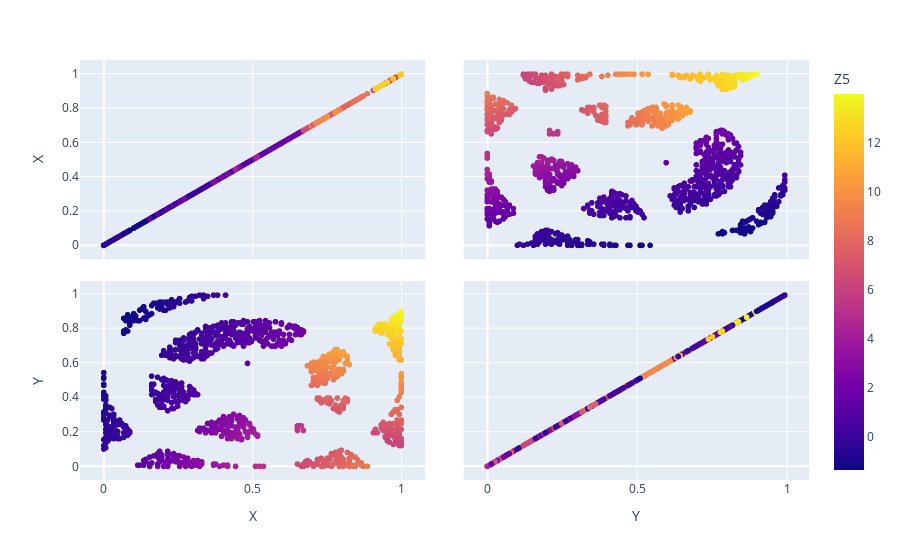

This figure's notebook cell:
### Code cell
fig = px.scatter_matrix(df_test,
    dimensions=['X','Y'],
    color=select_name_Z)
fig.show()

### Figure 1 — Plotly figure (JSON) as saved in the notebook; plotly's stock layout.template omitted (floating-point values rounded to 4 significant figures; data arrays with more than 128 entries replaced by an {"elided": "..."} marker saying what was removed)
{"data": [{"dimensions": [{"axis": {"matches": true}, "label": "X", "values": {"elided": "1071 float values"}}, {"axis": {"matches": true}, "label": "Y", "values": {"elided": "1071 float values"}}], "hovertemplate": "%{xaxis.title.text}=%{x}<br>%{yaxis.title.text}=%{y}<br>Z5=%{marker.color}<extra></extra>", "legendgroup": "", "marker": {"color": {"elided": "1071 float values"}, "coloraxis": "coloraxis", "symbol": "circle"}, "name": "", "showlegend": false, "type": "splom"}], "layout": {"coloraxis": {"colorbar": {"title": {"text": "Z5"}}, "colorscale": [[0, "#0d0887"], [0.1111, "#46039f"], [0.2222, "#7201a8"], [0.3333, "#9c179e"], [0.4444, "#bd3786"], [0.5556, "#d8576b"], [0.6667, "#ed7953"], [0.7778, "#fb9f3a"], [0.8889, "#fdca26"], [1, "#f0f921"]]}, "dragmode": "select", "legend": {"tracegroupgap": 0}, "margin": {"t": 60}}}
